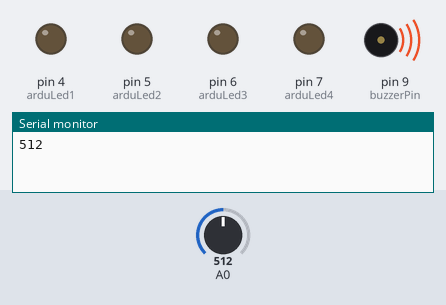
Recording of a sketch running on a simulated Arduino Uno, built with avr-gcc and run on an emulated ATmega328P. Shown: output pins drawn as LEDs (lit = HIGH), buzzer (waves = sounding, pin HIGH), the last lines printed to the serial monitor. The test bench sets the inputs (shaded band); at power-on: A0 = 512.

Above: at 0.1 s.
At 2.8 s:
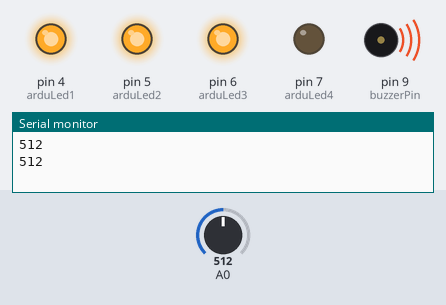
2.9 s: A0 set to 487
At 6.7 s:
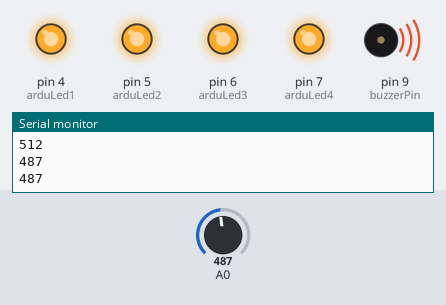
Timing chart, 0 to 8.2 s (numbered marks = the images above; inputs shaded):
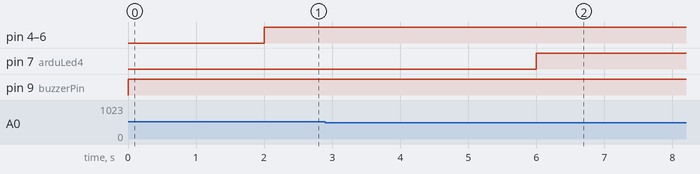

The sketch:

arduino_basinc.ino
```cpp
int buzzerPin=9;
int basinc;
const int arduLed1 = 4; //Ardustar Led 1
const int arduLed2 = 5; //Ardustar Led 2
const int arduLed3 = 6; //Ardustar Led 3
const int arduLed4 = 7; //Ardustar Led 4


void setup() {
  // Ledlerin bir çıkış olarak tanımlanması
Serial.begin(9600);
 pinMode(arduLed1, OUTPUT);
  pinMode(arduLed2, OUTPUT);
  pinMode(arduLed3, OUTPUT);
  pinMode(arduLed4, OUTPUT);
  pinMode(buzzerPin,OUTPUT);

}


void loop() {
    basinc = analogRead(0);
  Serial.println(basinc);
  digitalWrite(buzzerPin,HIGH);
 delay(1000);
 digitalWrite(buzzerPin,HIGH);
 delay(1000);


 if (basinc < 100) { digitalWrite(arduLed1, HIGH);} // b1d HIGH ise ( bu bağlantıda 1. butona basılmış ise)
    digitalWrite(arduLed1 , HIGH);// led1'i yak

 if (basinc < 250) { digitalWrite(arduLed2, HIGH);}  // b1d HIGH değil, b2d HIGH ise ( yani 2. butona basılmış ise)
  {
    digitalWrite(arduLed1 , HIGH); //led1'i yak
     digitalWrite(arduLed2 , HIGH); //led2'yi yak
  }

  if (basinc < 300) { digitalWrite(arduLed3, HIGH);}     //3. butona basılmı ise
  {
    digitalWrite(arduLed1 , HIGH);  // but3'e basıldığında led1 led2 ve led3 yakacak
     digitalWrite(arduLed2 , HIGH);
  }

 if (basinc < 500) {

 digitalWrite(arduLed4, HIGH) ;}   // 4. butona basılmış ise
  {
 digitalWrite(arduLed1, HIGH);  //ledler sırasi ise yanıp sönecekler
 digitalWrite(arduLed2 , HIGH);
 digitalWrite(arduLed3 ,HIGH);


  }


}
```

Measured:
- the behaviour switches between 500 and 499 on A0 (found by bisection; images 1 and 2)
- after the input at 2.9 s, pin 7 (arduLed4): LOW → HIGH after 3.1 s
